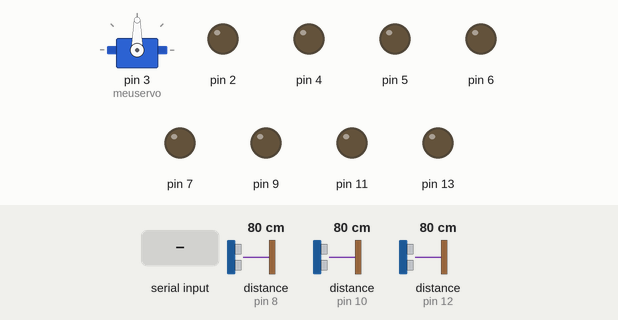
Recording of a sketch running on a simulated Arduino Uno, built with avr-gcc and run on an emulated ATmega328P. Shown: servo, output pins drawn as LEDs (lit = HIGH). The test bench sets the inputs (shaded band); at power-on: distance to the obstacle (sensors on pin 8, pin 10, pin 12) 80 cm. The echo pulse lasts 58.3 µs per cm; what the sketch prints to the serial monitor is not drawn.

Above: at 1.2 s.
1.3 s: "1" received over Serial
At 3.1 s:
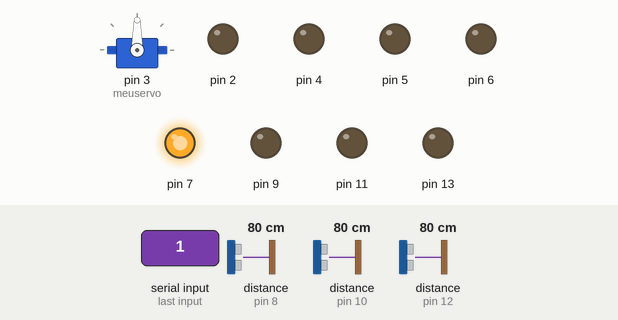
4.0 s: "2" received over Serial
At 6.1 s:
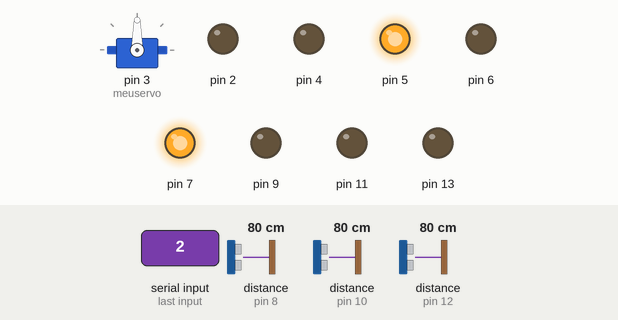
6.4 s: "3" received over Serial
At 7.8 s:
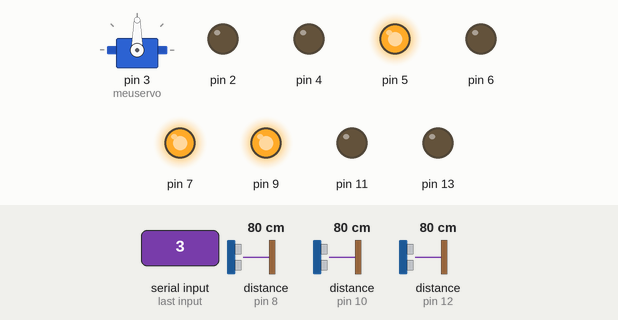
Timing chart, 0 to 9.4 s (numbered marks = the images above; inputs shaded):
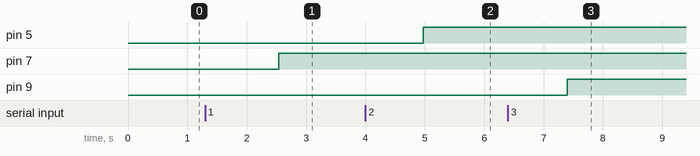

Measured:
- after the input at 1.3 s, pin 7: LOW → HIGH after 1.2 s
- after the input at 4.0 s, pin 5: LOW → HIGH after 0.97 s
- after the input at 6.4 s, pin 9: LOW → HIGH after 1.0 s

The sketch:

EstacionamentoTCC_v2.ino
```cpp
#include "Vaga.h"
#include "Cancela.h"


String pacote = "";                                                       //Pacote que é recebido do python
String pacoteOut = "";                                                    //Pacote que é enviado para o python

char vetor[20];                                                           //Pacote que foi recebido e transformado em vetor

Vaga vaga3(13, 8, 2, 9, 1, 'a', 'b');                                     //Instanciando a vaga 3
Vaga vaga2(11, 10, 4, 5, 2, 'c', 'd');                                    //Instanciando a vaga 2
Vaga vaga1(13, 12, 6, 7, 2, 'e', 'f');                                    //Instanciando a vaga 1
Cancela cancela;                                                          //Instanciando a cancela

void setup() {
  Serial.begin(9600);                                                     //Define a velocidade de comunicação
  vaga1.definePinMode();                                                  //Define os Pinos da vaga 1
  vaga2.definePinMode();                                                  //Define os Pinos da vaga 2
  vaga3.definePinMode();                                                  //Define os Pinos da vaga 2
  cancela.defineAttach();                                                 //Define Pino da Cancela
}

void loop() {
  Serial.flush();                                                         //Limpa buffer
  getPacote();                                                            //Pega dados que veio do python e transforma em pacote

  delay(100);                                                             //delay de 100 milisegundos
  sendValues();                                                           //envia pacote para o python

  delay(100);                                                             //delay e 100 milisegundos
  Serial.flush();                                                         //Limpa buffer

  resetValues();                                                          //Limpa os pacotes
  Serial.print('_');                                                      //envia o "_" para sempre manter o fluxo de atualização
  delay(1000);                                                            //delay de 1 segundo
}

void getPacote(){
   do {                                                                   //Laço Do-While
    delay(10);                                                            //delay de 10 milisegundos
    if (Serial.available() > 0) {                                         //se houver algum bit para ser lido
      char c = Serial.read(); //gets one byte from serial buffer          //O bit será adicionado no char
      pacote += c; //makes the string readString                          //Incrementa os bits na string
    }
  } while (Serial.available());                                           //executa enquanto houver bits para serem lidos
}

void sendValues(){
    if (pacote.length() > 0) {                                            //Se o pacote recebido tiver mais de 0 caracteres
    pacote.toCharArray(vetor, sizeof(vetor));                             //Transforma o pacote recebido em array
    for(int i=0;i<=(pacote.length());i++){                                //Laço FOR que será utilizado para percorrer o array
         switch(vetor[i]){
            case '4':                                                     //Caso no pacote haja o valor 4
              cancela.abreCancela();                                      //A cancela abre
              break;
            case '5':                                                     //Caso no pacote haja o valor 5
              cancela.fechaCancela();                                     //A cancela fecha
              break;
          }
        switch(vetor[i]){
            case '1':                                                    //Caso no pacote haja o valor 1
              pacoteOut += vaga1.isEstacionado();                        //Envia para o python que a vaga 1 está ocupada
              break;
            case '2':                                                    //Caso no pacote haja o valor 2
              pacoteOut += vaga2.isEstacionado();                        //Envia para o python que a vaga 2 está ocupada
              break;
            case '3':                                                    //Caso no pacote haja o valor 2
              pacoteOut += vaga3.isEstacionado();                        //Envia para o python que a vaga 2 está ocupada
              break;
          }
      }
  }
  Serial.print(pacoteOut);                                               //Envia o pacote pelo SERIAL
}


void resetValues(){
    pacote = "";                                                         //Reseta o pacote de entrada
  pacoteOut = "";                                                        //Reseta o pacote de Saída
  }
```

Cancela.h
```cpp
#include "Servo.h"                            // Inclui a Biblioteca Servo.h

class Cancela{
  private:
    Servo meuservo;                           // Cria o objeto servo para programação
    int angulo = 5;                           // Define o ângulo inicial do servo motor
  public:

    Cancela(){
        fechaCancela();                       // Quando a classe é iniciada, a cancela é fechada.
    }

    void abreCancela(){                       //Método para abrir a cancela
        if(this->angulo < 90){                //Se o angulo do servo for menor que 90º significa que estava fechada.
            this->angulo = 90;                //Define o angulo de 90º para abrir a cancela
            this->meuservo.write(angulo);     //envia o comando para a cancela abrir
          }
      }

    void fechaCancela(){                      //Método para fechar a cancela
        if(this->angulo > 5){                 //Se o angulo do servo for maior que 5º significa que estava aberta.
            this->angulo = 5;                 //Define o angulo de 5º para fechar a cancela
            this->meuservo.write(angulo);     //envia o comando para a cancela fechar
          }
      }

      void defineAttach(){
         this->meuservo.attach(3);            //Define a porta analógica 3 no arduino para o servo motor
       }
};
```

Vaga.h
```cpp
class Vaga{

  private:
    int sensorTrigger = 0;                                  //Variável de Inicialização da Porta que envia o sinal do sensor
    int sensorEcho = 0;                                     //Variável de Inicialização da Porta que recebe o sinal do sensor
    int ledVerde = 0;                                       //Variável de Inicialização da Porta para o LED verde
    int ledVermelho = 0;                                    //Variável de Inicialização da Porta para o LED vermelho
    char estacionado = ' ';                                 //Variável de Inicialização do caractere que define se tem carro estacionado na vaga
    char naoEstacionado = ' ';                              //Variável de Inicialização do caractere que define se não tem carro estacionado na vaga

    //Configurações do Sensor
    int distanciaMinima = 1;                                //Definição da distância mínima do carro ao sensor
    int distanciaMaxima = 10;                               //Definição da distância máxima do carro ao sensor
    int tempoTrigger  = 58;                                 //Definição do tempo base para calcular o tempo e retornar em cm

    // Variáveis para retorno ou cálculo;
    int distanciaObjSensor = 0;                             //Variável de Inicialização do valor da distancia do carro ao sensor

  public:
      //Método construtor - Inserindo os dados nas variáveis de inicialização quando um objeto dessa classe for instanciado
      Vaga(int sTrigger,int sEcho, int lVerde, int lVermelho, int numVaga, char est, char naoEst){
        this->sensorTrigger = sTrigger;
        this->sensorEcho = sEcho;
        this->ledVerde = lVerde;
        this->ledVermelho = lVermelho;
        this->estacionado = est;
        this->naoEstacionado = naoEst;
      }

      //Método que define as portas que cada componente vai ocupar no arduino
      void definePinMode(){
          pinMode(this->sensorTrigger,OUTPUT);              //Envia Sinal
          pinMode(this->sensorEcho, INPUT);                 //Recebe Sinal
          pinMode(this->ledVerde, OUTPUT);                  //Envia Sinal
          pinMode(this->ledVermelho,OUTPUT);                //Envia Sinal
        }

      int getSensorValues(){

        digitalWrite(this->sensorTrigger,LOW);              //Emissor fica desativado
        delayMicroseconds(5);                               //Aguarda 5 microsegundos
        digitalWrite(this->sensorTrigger,HIGH);             //Emissor envia sinal IR para colidir com o objeto
        delayMicroseconds(10);                              //Aguarda 10 microsegundos
        digitalWrite(this->sensorTrigger,LOW);              //Emissor fica desativado

        return pulseIn(this->sensorEcho,HIGH)/tempoTrigger; //retorna em CM a distancia do objeto do sensor
      }

      char isEstacionado(){
        char value;
        //Se a distancia do objeto estiver entre a distancia mínima e máxima:
        if(getSensorValues() > distanciaMinima && getSensorValues() < distanciaMaxima){
          acendeLedVerde();                                 //Led Verde Acende
          apagaLedVermelho();                               //Led Vermelho Apaga
          value = this->estacionado;                        //Retorna que o caractere que define que está estacionado
          return value;                                     //Retorna que o caractere que define que está estacionado
        }
        else{
          acendeLedVermelho();                              //Led Vermelho Acende
          apagaLedVerde();                                  //Led Verde Apaga
          value = this->naoEstacionado;                     //Retorna que o caractere que define que não está estacionado
          return value;                                     //Retorna que o caractere que define que não está estacionado
        }
      }

      void acendeLedVerde(){
          digitalWrite(this->ledVerde,HIGH);                //Método que Liga o Led Verde
      }

      void apagaLedVerde(){
         digitalWrite(this->ledVerde,LOW);                  //Método que Apaga o Led Verde
      }

      void acendeLedVermelho(){
          digitalWrite(this->ledVermelho,HIGH);             //Método que Liga o Led Vermelho
      }

      void apagaLedVermelho(){
         digitalWrite(this->ledVermelho,LOW);               //Método que Apaga o Led Vermelho
      }

      void acendeLeds(){                                    //Método que liga os dois Leds
        digitalWrite(this->ledVerde,HIGH);
        digitalWrite(this->ledVermelho,HIGH);
      }

      void apagaLeds(){                                     //Método que apaga os dois Leds
        digitalWrite(this->ledVermelho,LOW);
        digitalWrite(this->ledVerde,LOW);
      }
};
```
